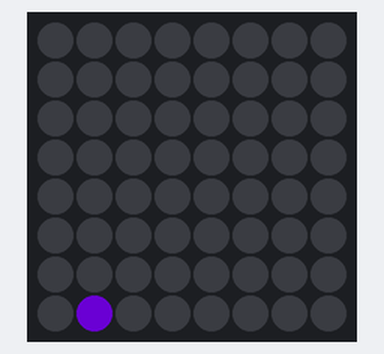
The program below on a simulated Raspberry Pi (BCM pin numbers) with a Sense HAT. On the bench: the Sense HAT's 8×8 RGB LED matrix. Dim RGB values are drawn brighter than linear; random numbers come from a fixed seed.

Above: at 0.07 s.
At 0.42 s:
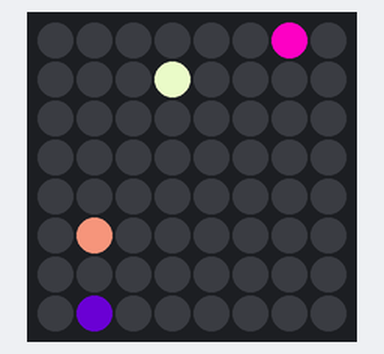
At 1.27 s:
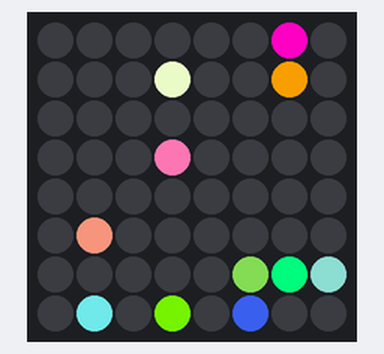
At 2.12 s:
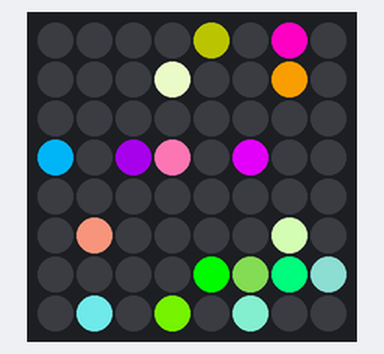
At 4.07 s:
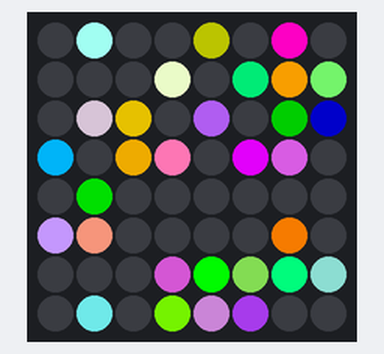
At 39.93 s:
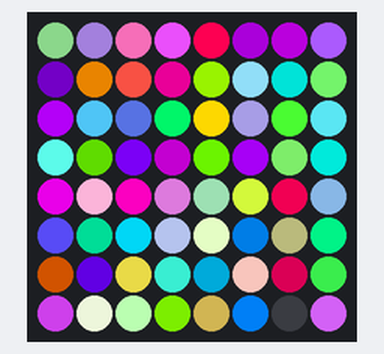

The program:

sparkle.py
```python
#sparkle.py
from sense_hat import SenseHat
from time import sleep
from random import randint

def main():
    sense = SenseHat()
    try:
        while True:
            r = randint(0,255)
            g = randint(0,255)
            b = randint(0,255)
            x = randint(0,7)
            y = randint(0,7)
            sense.set_pixel(x,y,r,g,b)
            sleep(0.1) #0.1666667 is 60 fps
    except KeyboardInterrupt: #Ctrl+C is the default to exit
        print("Exiting")
    finally:
        sense.clear()

main()
```
